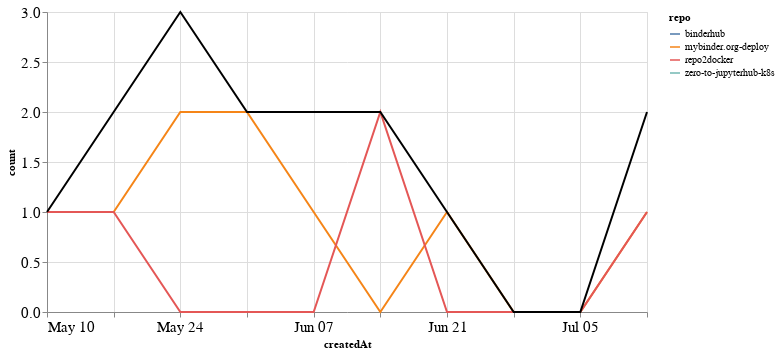

The notebook cell this image was saved under:
### Markdown cell above
## PRs

### Code cell
prs_time = prs.groupby('repo').resample('W', on='createdAt').count()['author'].reset_index()
prs_time = prs_time.rename(columns={'author': 'count'})
prs_time_total = prs_time.groupby('createdAt').agg({"count": "sum"}).reset_index()

ch1 = alt.Chart(prs_time, width=600).mark_line().encode(
    x='createdAt',
    y='count',
    color='repo',
    tooltip="repo"
)

ch2 = alt.Chart(prs_time_total, width=600).mark_line(color="black").encode(
    x='createdAt',
    y='count',
)

ch1 + ch2

### Figure 1 — Vega-Lite specification as saved in the notebook (floating-point values rounded to 4 significant figures)
{"config": {"axisLeft": {"labelFontSize": 15}, "axisBottom": {"labelFontSize": 15}}, "layer": [{"data": {"name": "data-c1aa57813632018c655e9e9676159cc3"}, "mark": "line", "encoding": {"color": {"type": "nominal", "field": "repo"}, "tooltip": {"type": "nominal", "field": "repo"}, "x": {"type": "temporal", "field": "createdAt"}, "y": {"type": "quantitative", "field": "count"}}, "width": 600}, {"data": {"name": "data-7c1c62943b918ee3ddc7ab7e2da770c7"}, "mark": {"type": "line", "color": "black"}, "encoding": {"x": {"type": "temporal", "field": "createdAt"}, "y": {"type": "quantitative", "field": "count"}}, "width": 600}], "$schema": "https://vega.github.io/schema/vega-lite/v4.8.1.json", "datasets": {"data-c1aa57813632018c655e9e9676159cc3": [{"repo": "binderhub", "createdAt": "2020-05-24T00:00:00", "count": 1}, {"repo": "mybinder.org-deploy", "createdAt": "2020-05-17T00:00:00", "count": 1}, {"repo": "mybinder.org-deploy", "createdAt": "2020-05-24T00:00:00", "count": 2}, {"repo": "mybinder.org-deploy", "createdAt": "2020-05-31T00:00:00", "count": 2}, {"repo": "mybinder.org-deploy", "createdAt": "2020-06-07T00:00:00", "count": 1}, {"repo": "mybinder.org-deploy", "createdAt": "2020-06-14T00:00:00", "count": 0}, {"repo": "mybinder.org-deploy", "createdAt": "2020-06-21T00:00:00", "count": 1}, {"repo": "mybinder.org-deploy", "createdAt": "2020-06-28T00:00:00", "count": 0}, {"repo": "mybinder.org-deploy", "createdAt": "2020-07-05T00:00:00", "count": 0}, {"repo": "mybinder.org-deploy", "createdAt": "2020-07-12T00:00:00", "count": 1}, {"repo": "repo2docker", "createdAt": "2020-05-10T00:00:00", "count": 1}, {"repo": "repo2docker", "createdAt": "2020-05-17T00:00:00", "count": 1}, {"repo": "repo2docker", "createdAt": "2020-05-24T00:00:00", "count": 0}, {"repo": "repo2docker", "createdAt": "2020-05-31T00:00:00", "count": 0}, {"repo": "repo2docker", "createdAt": "2020-06-07T00:00:00", "count": 0}, {"repo": "repo2docker", "createdAt": "2020-06-14T00:00:00", "count": 2}, {"repo": "repo2docker", "createdAt": "2020-06-21T00:00:00", "count": 0}, {"repo": "repo2docker", "createdAt": "2020-06-28T00:00:00", "count": 0}, {"repo": "repo2docker", "createdAt": "2020-07-05T00:00:00", "count": 0}, {"repo": "repo2docker", "createdAt": "2020-07-12T00:00:00", "count": 1}, {"repo": "zero-to-jupyterhub-k8s", "createdAt": "2020-06-07T00:00:00", "count": 1}], "data-7c1c62943b918ee3ddc7ab7e2da770c7": [{"createdAt": "2020-05-10T00:00:00", "count": 1}, {"createdAt": "2020-05-17T00:00:00", "count": 2}, {"createdAt": "2020-05-24T00:00:00", "count": 3}, {"createdAt": "2020-05-31T00:00:00", "count": 2}, {"createdAt": "2020-06-07T00:00:00", "count": 2}, {"createdAt": "2020-06-14T00:00:00", "count": 2}, {"createdAt": "2020-06-21T00:00:00", "count": 1}, {"createdAt": "2020-06-28T00:00:00", "count": 0}, {"createdAt": "2020-07-05T00:00:00", "count": 0}, {"createdAt": "2020-07-12T00:00:00", "count": 2}]}}
